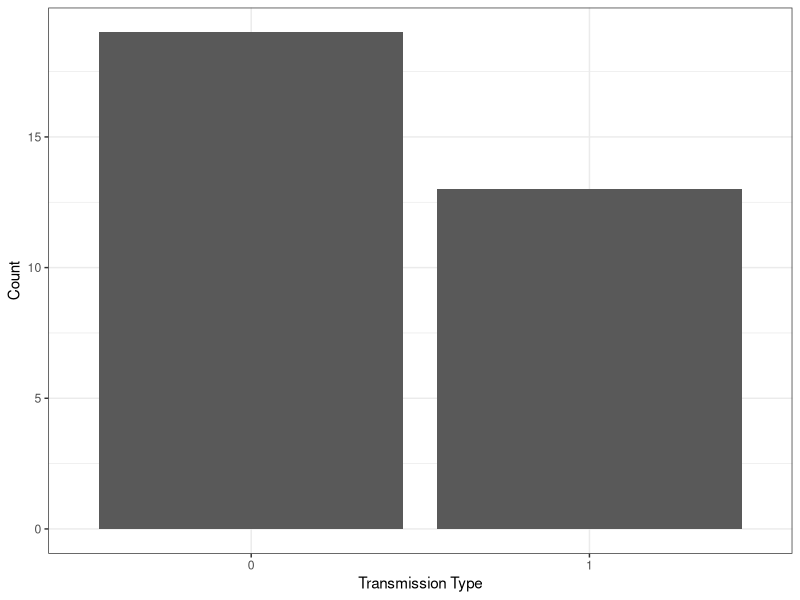
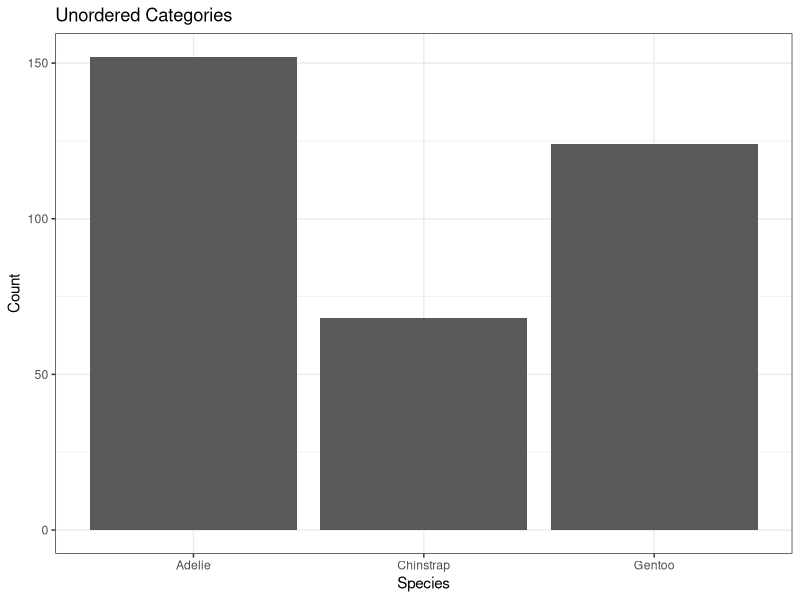
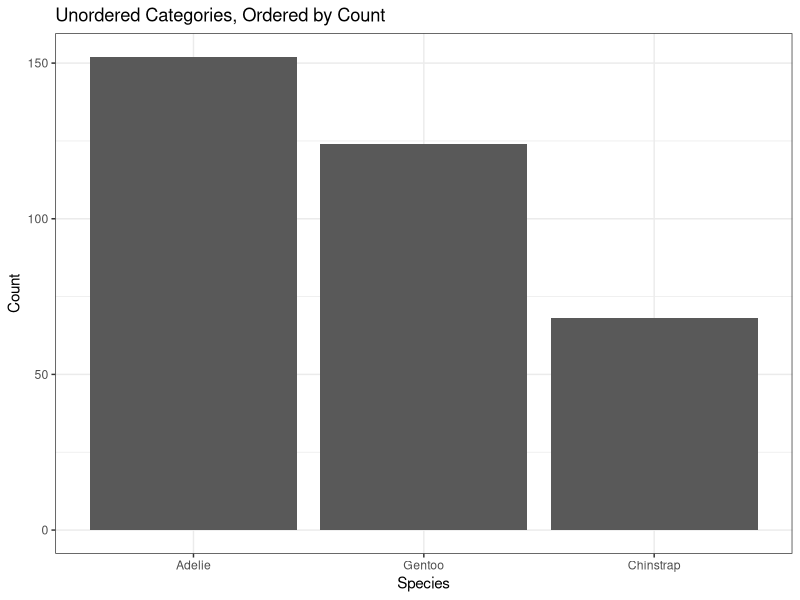
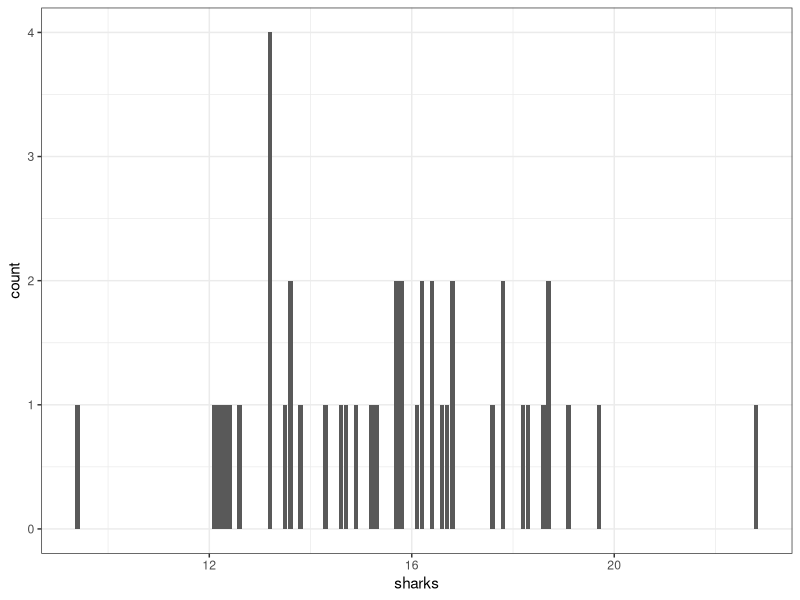
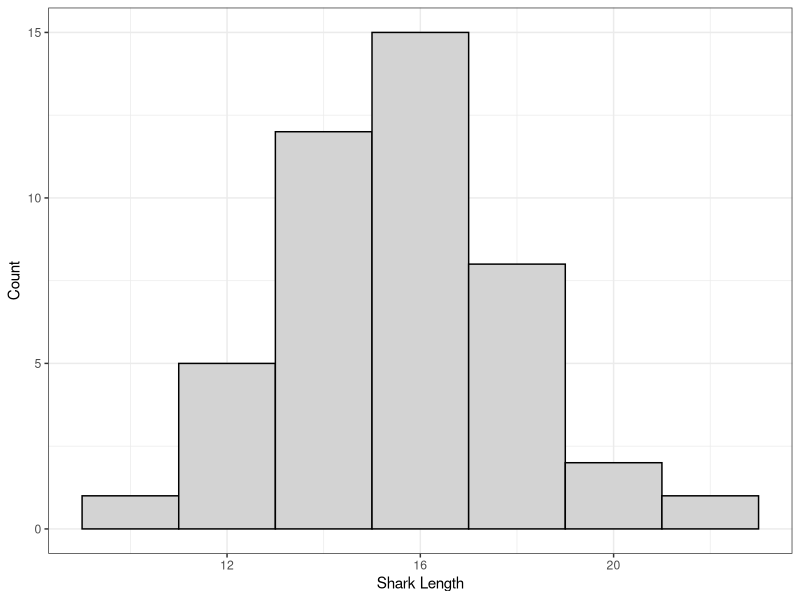
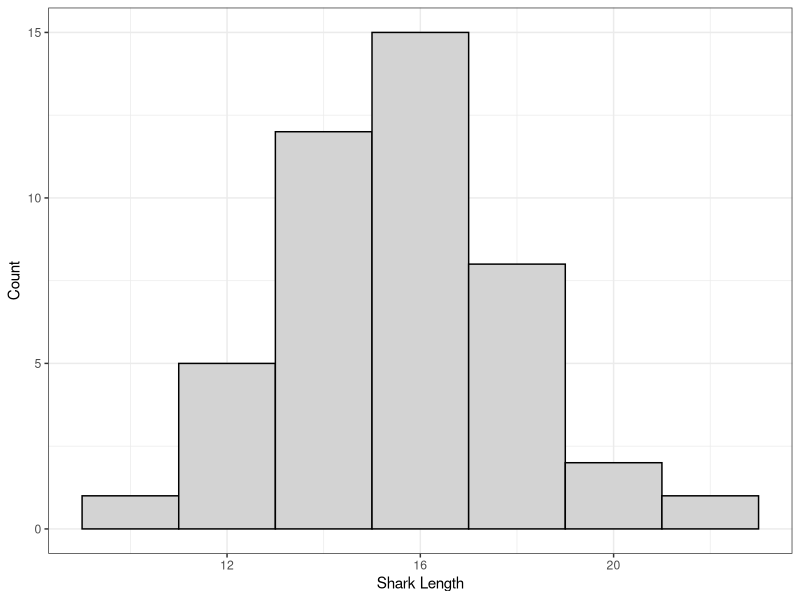
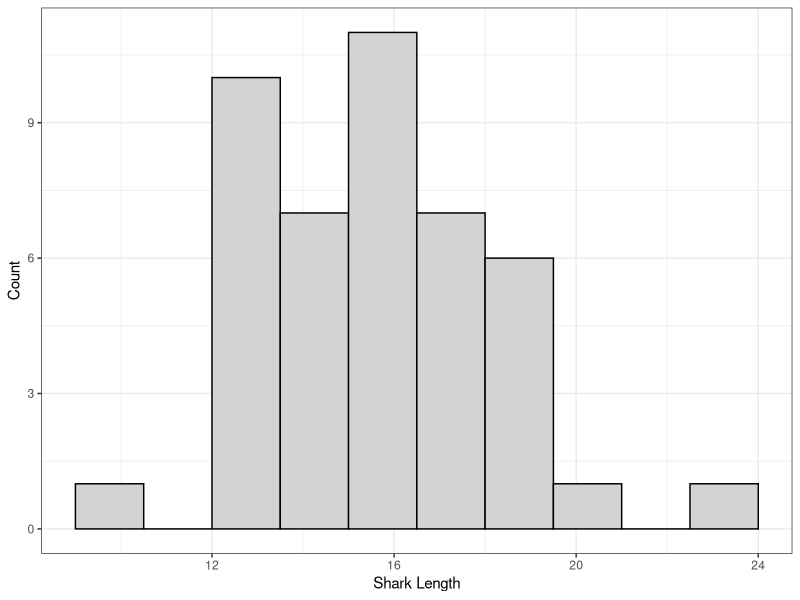
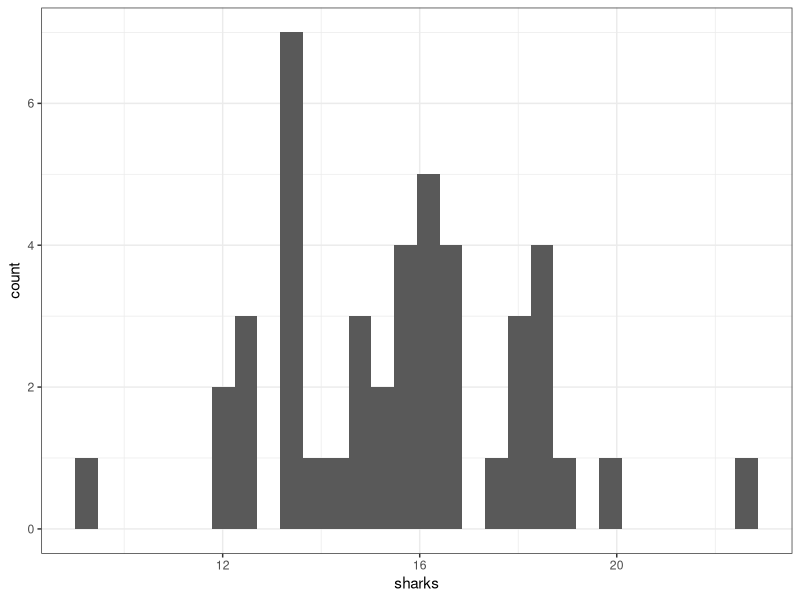

Write the R code that produced these figures, in order.
## ---- chunk 1
#| echo: true
library(palmerpenguins)
head(as.data.frame(penguins))
## ---- chunk 2
penguins[, c("species", "sex", "body_mass_g")] |>
    head() |>
    knitr::kable()
## ---- chunk 3
#| echo: true
mtcars[1:6, 1:5]
## ---- chunk 4
#| eval: true
#| code-fold: true
#| fig-height: 5
library(ggplot2)
theme_set(theme_bw())

ggplot(mtcars) +
    aes(x = factor(am)) +
    geom_bar() +
    labs(x = "Transmission Type",
        y = "Count")
## ---- chunk 5
#| code-fold: false
table(mtcars$am)
## ---- chunk 6
#| code-fold: true
library(palmerpenguins)
ggplot(penguins) +
    aes(x = species) +
    geom_bar() +
    labs(x = "Species", y = "Count",
        title = "Unordered Categories")
## ---- chunk 7
#| code-fold: true
library(forcats) # For rearranging "factors", aka. categorical variables
ggplot(penguins) +
    aes(x = fct_infreq(species)) +
    geom_bar() +
    labs(x = "Species", y = "Count",
        title = "Unordered Categories, Ordered by Count")
## ---- chunk 8
#| code-fold: true
library(ggplot2)
theme_set(theme_bw())
sharks <-  c(9.4, 12.1, 12.2, 12.3, 12.4, 12.6, 13.2, 13.2, 13.2, 13.2, 13.5,
13.6, 13.6, 13.8, 14.3, 14.6, 14.7, 14.9, 15.2, 15.3, 15.7, 15.7,
15.8, 15.8, 16.1, 16.2, 16.2, 16.4, 16.4, 16.6, 16.7, 16.8, 16.8,
17.6, 17.8, 17.8, 18.2, 18.3, 18.6, 18.7, 18.7, 19.1, 19.7, 22.8)

ggplot() + aes(x = sharks) + geom_bar()
## ---- chunk 9
#| fig-height: 3.8
#| fig-width: 5
#| code-fold: true
## Note that I've manually chosen the bin widths and centers.
ggplot() + 
    aes(x = sharks) +
    geom_histogram(binwidth=2, 
        center = 0, # Only need to specify the center of one bin
        colour = "black", fill = "lightgrey") +
    labs(x = "Shark Length", y = "Count")
## ---- chunk 10
#| fig-height: 4
#| code-fold: true
ggplot() + 
    aes(x = sharks) +
    geom_histogram(binwidth=2, 
        center = 0, # Only need to specify the center of one bin
        colour = "black", fill = "lightgrey") +
    labs(x = "Shark Length", y = "Count")
## ---- chunk 11
#| fig-height: 4
#| code-fold: true
ggplot() + 
    aes(x = sharks) +
    geom_histogram(binwidth=1.5, 
        center = 0.75, # Only need to specify the center of one bin
        colour = "black", fill = "lightgrey") +
    labs(x = "Shark Length", y = "Count")
## ---- chunk 12
ggplot() + 
    aes(x = sharks) +
    geom_histogram()
## ---- chunk 13
#| echo: false
#| eval: true
#| code-fold: true

ggplot(penguins) + 
    aes(x = flipper_length_mm) +
    geom_histogram(colour = 1, fill = "lightgrey") +
    labs(x = "Flipper Length (mm)",
        y = "Count")
## ---- chunk 14
#| echo: false
#| eval: true

ggplot(penguins) + 
    aes(x = ordered(as.numeric(factor(species)), levels = c(2,1,3))) +
    geom_bar(width = 1, colour = 1, fill = "lightgrey") +
    labs(x = "Species Label",
        y = "Count")
## ---- chunk 15
#| fig-height: 4.6
mydata <- c(12, 43, 12, 32, 53, 66, 78, 25, 36, 12, 26,
    34, 98, 39, 44, 23, 15, 67, 1,  4,  54, 21)

ggplot() + theme_minimal() +
    aes(x = mydata) +
    geom_histogram(binwidth = 10, center = 5,
        fill = "lightgrey", colour = "black") +
    scale_x_continuous(breaks = (0:10)*10, trans = "reverse", expand = c(0,0)) +
    coord_flip() + 
    labs(x = "Value", y = NULL)
## ---- chunk 16
#| echo: false
#| eval: true
#| fig-height: 4

simdata <- rnorm(1000)^1.25
ggplot() +
    aes(x = simdata) +
    geom_histogram(fill = "lightgrey", colour = 1)
## ---- chunk 17
#| fig-height: 4
#| fig-width: 5
#| echo: false
set.seed(2112)
myd <- rnorm(40)
ggplot() + aes(x = myd) + geom_histogram(center = 0.5, binwidth = 1, fill = "lightgrey", colour = 1)
